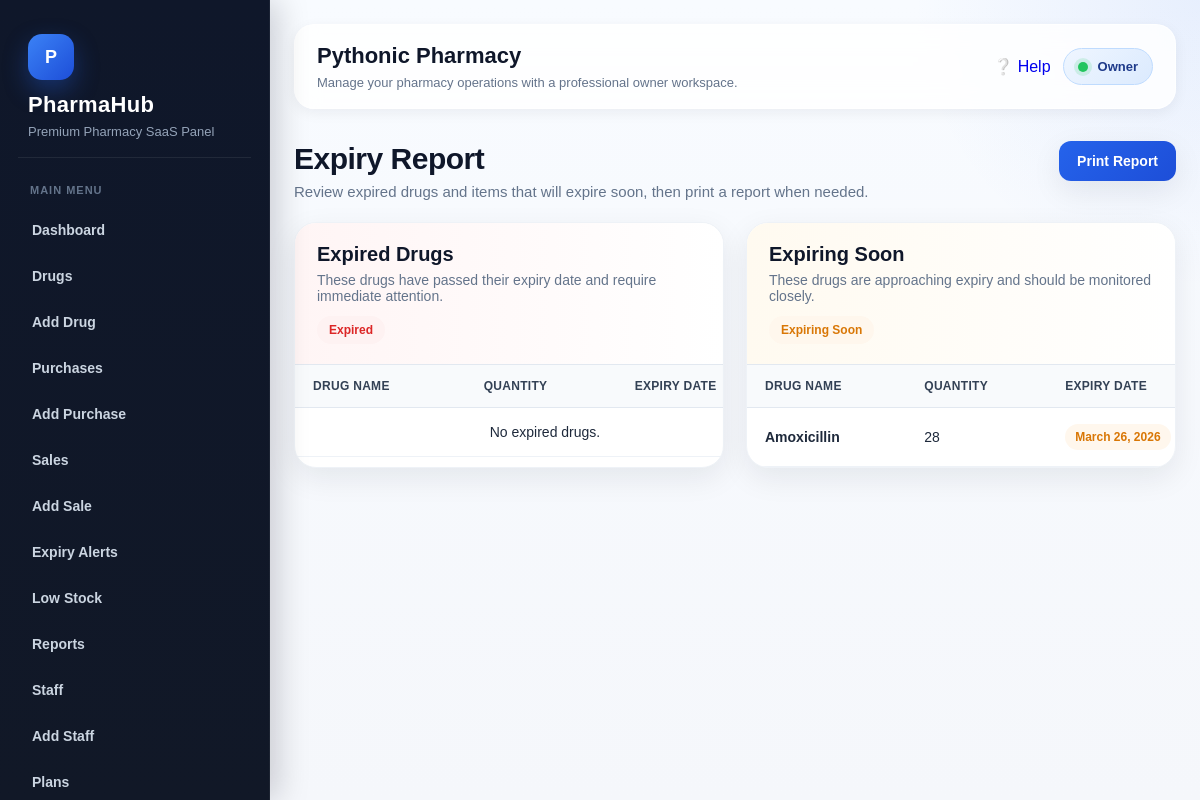
Screenshot of /reports/expiry/ (signed in) with the database file from the repository.
### accounts/models.py (models this page shows, shortened)
class User(AbstractUser):
    ROLE_CHOICES = (
        ('owner', 'Owner'),
        ('admin', 'Admin'),
        ('pharmacist', 'Pharmacist'),
        ('cashier', 'Cashier'),
        ('staff', 'Staff'),
    )
    pharmacy = models.ForeignKey(
        Pharmacy,
        on_delete=models.CASCADE,
        related_name='users',
        null=True,
        blank=True
    )
    role = models.CharField(max_length=20, choices=ROLE_CHOICES, default='staff')

### pharmacies/models.py (models this page shows, shortened)
class Pharmacy(models.Model):
    name = models.CharField(max_length=255)
    email = models.EmailField(unique=True)
    phone = models.CharField(max_length=20, blank=True, null=True)
    address = models.TextField(blank=True, null=True)
    is_active = models.BooleanField(default=True)
    is_suspended_by_owner = models.BooleanField(default=False)
    suspension_reason = models.CharField(max_length=255, blank=True, null=True)
    created_at = models.DateTimeField(auto_now_add=True)
    class Meta:
        ordering = ['name']

### drugs/models.py (models this page shows, shortened)
class Drug(models.Model):
    pharmacy = models.ForeignKey(
        Pharmacy,
        on_delete=models.CASCADE,
        related_name='drugs'
    )
    drug_name = models.CharField(max_length=255)
    category = models.CharField(max_length=100, blank=True, null=True)
    batch_number = models.CharField(max_length=100, blank=True, null=True)
    quantity = models.PositiveIntegerField(default=0)
    unit_price = models.DecimalField(max_digits=12, decimal_places=2, default=0.00)
    expiry_date = models.DateField()
    manufacturer = models.CharField(max_length=255, blank=True, null=True)
    created_at = models.DateTimeField(auto_now_add=True)
    class Meta:
        ordering = ['drug_name']

### subscriptions/decorators.py (the view)
    def wrapper(request, *args, **kwargs):
        user = request.user
        if not hasattr(user, 'pharmacy') or user.pharmacy is None:
            messages.error(request, "You are not assigned to any pharmacy.")
            return redirect('dashboard')
        subscription = Subscription.objects.filter(
            pharmacy=user.pharmacy,
            is_current=True
        ).first()
        if subscription is None:
            messages.error(request, "No subscription found. Please choose a plan.")
            return redirect('plan_list')
        today = timezone.now().date()
        if subscription.status in ['trial', 'active']:
            if not subscription.end_date or subscription.end_date >= today:
                return view_func(request, *args, **kwargs)
        messages.error(request, "Your subscription is inactive or expired. Please renew to continue.")
        return redirect('plan_list')

### reports/views.py (called while the page is built)
def check_access(request):
    if request.user.role not in ALLOWED_ROLES:
        raise PermissionDenied("You do not have permission to view reports.")
    if not hasattr(request.user, 'pharmacy') or request.user.pharmacy is None:
        messages.error(request, "You are not assigned to any pharmacy.")
        return None
    return request.user.pharmacy

@login_required
@subscription_required
@pharmacy_active_required
def expiry_report(request):
    pharmacy = check_access(request)
    if not pharmacy:
        return redirect('dashboard')
    today = now().date()
    soon = today + timedelta(days=30)
    expired_drugs = Drug.objects.filter(
        pharmacy=pharmacy,
        expiry_date__lt=today
    ).order_by('expiry_date')
    expiring_soon = Drug.objects.filter(
        pharmacy=pharmacy,
        expiry_date__range=[today, soon]
    ).order_by('expiry_date')
    return render(request, 'reports/expiry_report.html', {
        'pharmacy_name': pharmacy.name,
        'expired_drugs': expired_drugs,
        'expiring_soon': expiring_soon,
    })

### templates/reports/expiry_report.html (shortened to what this page needs)
{% extends 'base.html' %}
{% block content %}
<div class="page-shell">
    <div class="page-header">
        <div>
            <h2>Expiry Report</h2>
            <p>Review expired drugs and items that will expire soon, then print a report when needed.</p>
        </div>
        <a href="{% url 'print_expiry_report' %}" class="btn-main" target="_blank">Print Report</a>
    </div>
    <div class="report-grid">
        <div class="report-card">
            <div class="report-card-header danger">
                <div>
                    <h3>Expired Drugs</h3>
                    <p>These drugs have passed their expiry date and require immediate attention.</p>
                </div>
                <span class="section-pill danger">Expired</span>
            </div>
            <div class="table-wrap">
                <table class="premium-table">
                    <thead>
                        <tr>
                            <th>Drug Name</th>
                            <th>Quantity</th>
                            <th>Expiry Date</th>
                        </tr>
                    </thead>
                    <tbody>
                        {% for drug in expired_drugs %}
                        <tr>
                            <td class="drug-name">{{ drug.drug_name }}</td>
                            <td>{{ drug.quantity }}</td>
                            <td><span class="status-badge status-danger">{{ drug.expiry_date }}</span></td>
                        </tr>
                        {% empty %}
                        <tr>
                            <td colspan="3" class="empty-state">No expired drugs.</td>
                        </tr>
                        {% endfor %}
                    </tbody>
                </table>
            </div>
        </div>
        <div class="report-card">
            <div class="report-card-header warning">
                <div>
                    <h3>Expiring Soon</h3>
                    <p>These drugs are approaching expiry and should be monitored closely.</p>
                </div>
                <span class="section-pill warning">Expiring Soon</span>
            </div>
            <div class="table-wrap">
                <table class="premium-table">
                    <thead>
                        <tr>
                            <th>Drug Name</th>
                            <th>Quantity</th>
                            <th>Expiry Date</th>
                        </tr>
                    </thead>
                    <tbody>
                        {% for drug in expiring_soon %}
                        <tr>
                            <td class="drug-name">{{ drug.drug_name }}</td>
                            <td>{{ drug.quantity }}</td>
                            <td><span class="status-badge status-warning">{{ drug.expiry_date }}</span></td>
                        </tr>
                        {% empty %}
                        <tr>
                            <td colspan="3" class="empty-state">No drugs expiring soon.</td>
                        </tr>
                        {% endfor %}
                    </tbody>
                </table>
            </div>
        </div>
    </div>
</div>
{% endblock %}

### templates/base.html (shortened to what this page needs)
<!DOCTYPE html>
<html lang="en">
<head>
</head>
<body>
{% if user.is_authenticated %}
    <div class="layout">
        <aside class="sidebar">
            <div class="brand-box">
                <div class="brand-logo">P</div>
                <h1 class="brand-title">PharmaHub</h1>
                <p class="brand-subtitle">Premium Pharmacy SaaS Panel</p>
            </div>
            <div class="nav-section">
                <div class="nav-label">Main Menu</div>
                {% if user.role == 'owner' or user.role == 'staff' or user.role == 'cashier' or user.role == 'pharmacist' %}
                    <a href="{% url 'dashboard' %}">Dashboard</a>
                    <a href="{% url 'drug_list' %}">Drugs</a>
                {% endif %}
                {% if user.role == 'owner' %}
                    <a href="{% url 'add_drug' %}">Add Drug</a>
                    <a href="{% url 'purchase_list' %}">Purchases</a>
                    <a href="{% url 'add_purchase' %}">Add Purchase</a>
                    <a href="{% url 'sale_list' %}">Sales</a>
                    <a href="{% url 'add_sale' %}">Add Sale</a>
                    <a href="{% url 'expiry_alerts' %}">Expiry Alerts</a>
                    <a href="{% url 'low_stock' %}">Low Stock</a>
                    <a href="{% url 'report_home' %}">Reports</a>
                    <a href="{% url 'staff_list' %}">Staff</a>
                    <a href="{% url 'add_staff' %}">Add Staff</a>
                    <a href="{% url 'plan_list' %}">Plans</a>
                {% elif user.role == 'cashier' or user.role == 'pharmacist' or user.role == 'staff' %}
                    <a href="{% url 'sale_list' %}">Sales</a>
                    <a href="{% url 'add_sale' %}">Add Sale</a>
                    <a href="{% url 'purchase_list' %}">Purchases</a>
                    <a href="{% url 'add_purchase' %}">Add Purchase</a>
                {% endif %}
            </div>
        </aside>
        <main class="main">
            <div class="topbar">
                <div class="topbar-content">
                    <div class="topbar-left">
                        <h2>
                            {% if user.is_authenticated and user.pharmacy %}
                                {{ user.pharmacy.name }}
                            {% else %}
                                Dashboard
                            {% endif %}
                        </h2>
                        <p>Manage your pharmacy operations with a professional owner workspace.</p>
                    </div>
                    <div class="topbar-right">
                        {% url 'help' as help_url %}
                        <a href="{{ help_url }}" class="topbar-help-btn {% if request.path == help_url %}active{% endif %}">
                            <span>❔</span>
                            <span>Help</span>
                        </a>
                        <div class="user-badge">
                            <span class="dot"></span>
                            {{ user.role|title }}
                        </div>
                    </div>
                </div>
            </div>
            {% block content %}{% endblock %}
        </main>
    </div>
{% endif %}
</body>
</html>

### templates/base.html (style rules this page uses)
:root { --bg: #f5f7fb; --surface: #ffffff; --surface-2: #f8fafc; --border: #e5e7eb; --text: #0f172a; --muted: #64748b; --primary: #2563eb; --primary-dark: #1d4ed8; --success-bg: #dcfce7; --success-text: #166534; --error-bg: #fee2e2; --error-text: #991b1b; --warning: #ea580c; --danger: #dc2626; --sidebar-top: #0f172a; --sidebar-bottom: #111827; --sidebar-text: #cbd5e1; --sidebar-active-bg: rgba(37, 99, 235, 0.16); --sidebar-active-text: #ffffff; --shadow-sm: 0 4px 14px rgba(15, 23, 42, 0.06); --shadow-md: 0 10px 30px rgba(15, 23, 42, 0.08); --shadow-lg: 0 20px 45px rgba(15, 23, 42, 0.12); --radius-sm: 10px; --radius-md: 16px; --radius-lg: 22px; --transition: all 0.25s ease; }
* { box-sizing: border-box; }
html { scroll-behavior: smooth; }
body { margin: 0; font-family: Arial, sans-serif; background: radial-gradient(circle at top right, rgba(37, 99, 235, 0.08), transparent 20%), linear-gradient(180deg, #f8fbff 0%, var(--bg) 100%); color: var(--text); min-height: 100vh; overflow-x: hidden; }
a { text-decoration: none; }
.layout { display: flex; min-height: 100vh; }
.sidebar { width: 270px; background: linear-gradient(180deg, var(--sidebar-top) 0%, var(--sidebar-bottom) 100%); color: white; padding: 24px 18px; position: fixed; top: 0; left: 0; height: 100vh; overflow-y: auto; transition: var(--transition); z-index: 1000; border-right: 1px solid rgba(255,255,255,0.05); box-shadow: 8px 0 30px rgba(2, 6, 23, 0.18); }
.brand-box { padding: 10px 10px 18px; margin-bottom: 18px; border-bottom: 1px solid rgba(255,255,255,0.08); }
.brand-logo { display: inline-flex; align-items: center; justify-content: center; width: 46px; height: 46px; border-radius: 14px; background: linear-gradient(135deg, #3b82f6, #1d4ed8); color: #fff; font-weight: 700; font-size: 18px; box-shadow: 0 10px 25px rgba(37, 99, 235, 0.35); margin-bottom: 12px; }
.brand-title { margin: 0; font-size: 22px; color: #ffffff; letter-spacing: 0.3px; }
.brand-subtitle { margin: 6px 0 0; font-size: 13px; color: #94a3b8; }
.nav-section { margin-bottom: 18px; }
.nav-label { font-size: 11px; font-weight: 700; text-transform: uppercase; letter-spacing: 1px; color: #64748b; padding: 8px 12px; margin-bottom: 6px; }
.sidebar a { display: flex; align-items: center; gap: 10px; color: var(--sidebar-text); padding: 12px 14px; margin-bottom: 6px; border-radius: 12px; font-size: 14px; font-weight: 600; transition: var(--transition); }
.main { margin-left: 270px; width: calc(100% - 270px); min-height: 100vh; padding: 24px; transition: var(--transition); }
.topbar { background: rgba(255,255,255,0.82); backdrop-filter: blur(12px); border: 1px solid rgba(255,255,255,0.7); padding: 18px 22px; border-radius: 20px; margin-bottom: 24px; position: sticky; top: 14px; z-index: 30; box-shadow: var(--shadow-sm); }
.topbar-content { display: flex; align-items: center; justify-content: space-between; gap: 14px; flex-wrap: wrap; }
.topbar-left h2 { margin: 0; font-size: 22px; color: var(--text); }
.topbar-left p { margin: 6px 0 0; color: var(--muted); font-size: 13px; }
.topbar-right { display: flex; align-items: center; gap: 12px; flex-wrap: wrap; }
.user-badge { display: inline-flex; align-items: center; gap: 10px; background: linear-gradient(135deg, #eff6ff, #dbeafe); color: #1e3a8a; padding: 10px 14px; border-radius: 999px; font-size: 13px; font-weight: 700; border: 1px solid #bfdbfe; }
.dot { width: 10px; height: 10px; border-radius: 50%; background: #22c55e; box-shadow: 0 0 0 4px rgba(34, 197, 94, 0.15); }
.page-header { margin-bottom: 22px; }
.page-header h2 { margin: 0 0 8px; font-size: 30px; line-height: 1.2; }
.page-header p { margin: 0; color: var(--muted); font-size: 14px; }
table { width: 100%; border-collapse: collapse; min-width: 700px; }
table th, table td { padding: 14px 12px; border-bottom: 1px solid #eef2f7; text-align: left; font-size: 14px; }
table th { color: #334155; font-size: 13px; text-transform: uppercase; letter-spacing: 0.4px; background: #f8fafc; }
.status-warning { color: #d97706; font-weight: 700; }

### rows the page displays
User: pharmacy.name "Pythonic Pharmacy", role "Owner"
Drug: drug_name "Amoxicillin", quantity "28", expiry_date "March 26, 2026"
